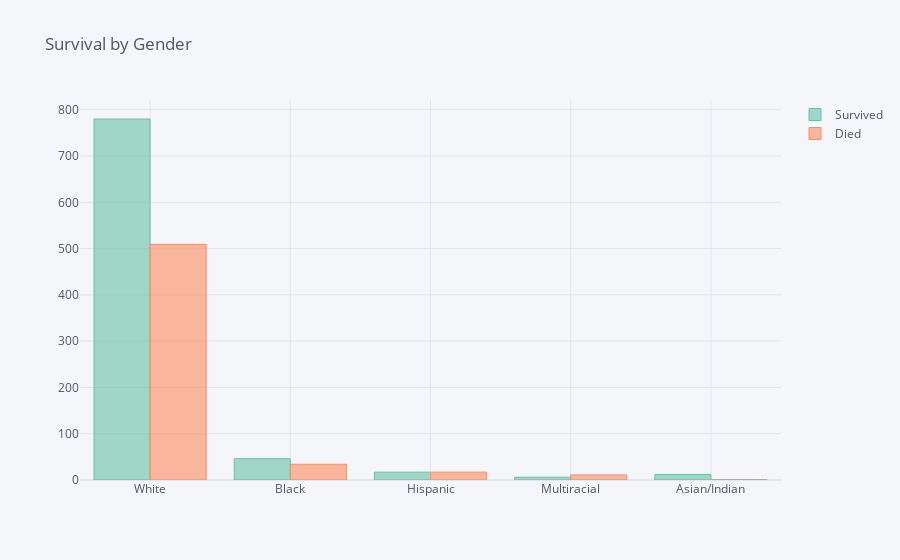

Notebook code for this chart:
### Code cell
# Exploring survival by race/ethnicity
main_race.iplot(kind='bar', title='Survival by Gender', colorscale='set2')

### Figure 1 — Plotly figure (JSON) as saved in the notebook; plotly's stock layout.template omitted (floating-point values rounded to 4 significant figures)
{"data": [{"marker": {"color": "rgba(102, 194, 165, 0.6)", "line": {"color": "rgba(102, 194, 165, 1.0)", "width": 1}}, "name": "Survived", "orientation": "v", "text": "", "type": "bar", "x": ["White", "Black", "Hispanic", "Multiracial", "Asian/Indian"], "y": [780, 46, 17, 6, 12]}, {"marker": {"color": "rgba(252, 141, 98, 0.6)", "line": {"color": "rgba(252, 141, 98, 1.0)", "width": 1}}, "name": "Died", "orientation": "v", "text": "", "type": "bar", "x": ["White", "Black", "Hispanic", "Multiracial", "Asian/Indian"], "y": [509, 34, 17, 11, 1]}], "layout": {"autosize": true, "legend": {"bgcolor": "#F5F6F9", "font": {"color": "#4D5663"}}, "paper_bgcolor": "#F5F6F9", "plot_bgcolor": "#F5F6F9", "title": {"font": {"color": "#4D5663"}, "text": "Survival by Gender"}, "xaxis": {"autorange": true, "gridcolor": "#E1E5ED", "range": [-0.5, 4.5], "showgrid": true, "tickfont": {"color": "#4D5663"}, "title": {"font": {"color": "#4D5663"}, "text": ""}, "type": "category", "zerolinecolor": "#E1E5ED"}, "yaxis": {"autorange": true, "gridcolor": "#E1E5ED", "range": [0, 821.1], "showgrid": true, "tickfont": {"color": "#4D5663"}, "title": {"font": {"color": "#4D5663"}, "text": ""}, "type": "linear", "zerolinecolor": "#E1E5ED"}}}
